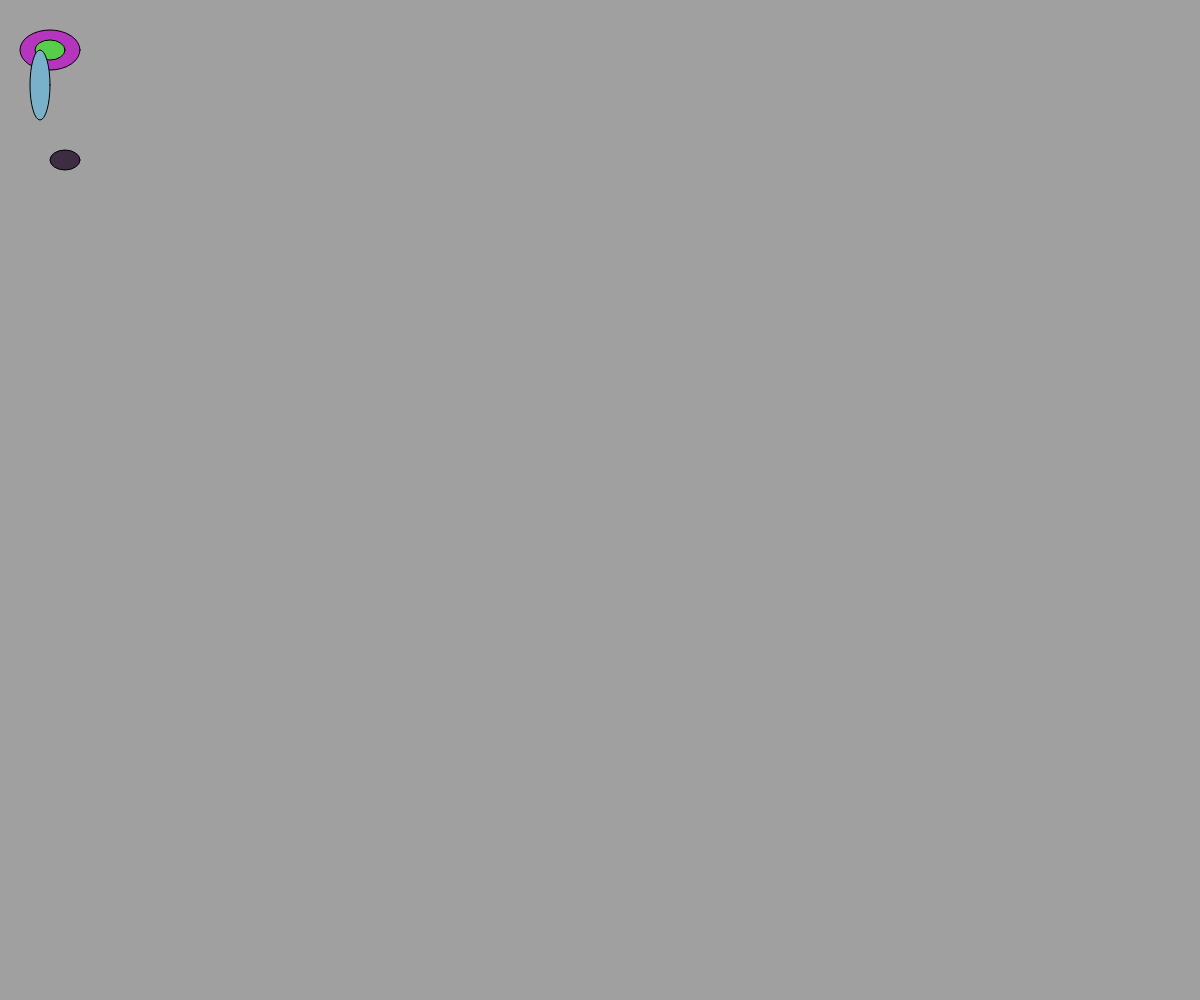
Frame 1 (no input)
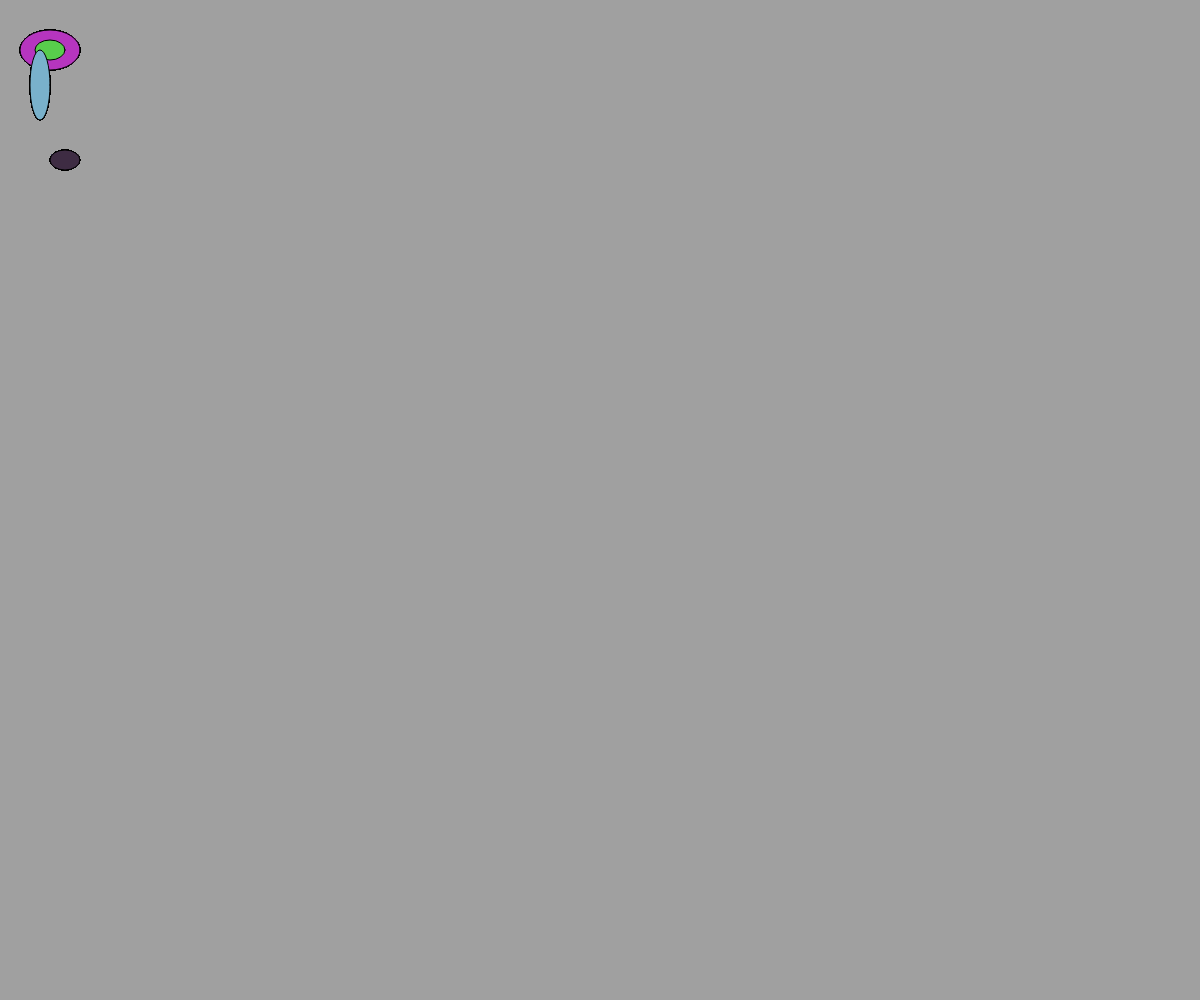
Frame 60 (no input)
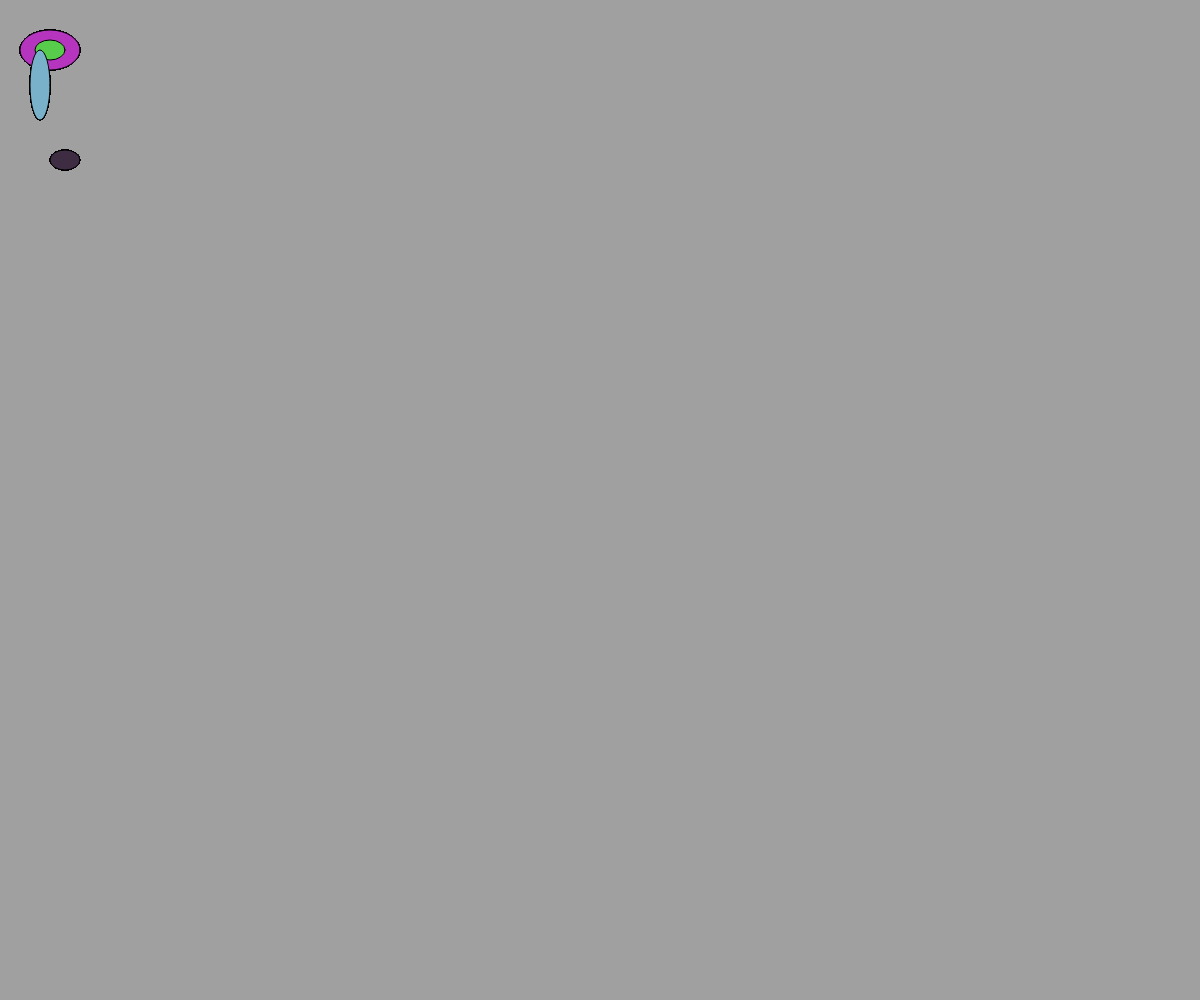
Frame 120 (the mouse pressed at the canvas centre since frame 60)

The p5.js sketch that drew these frames (run headless with seeded random() and noise() and a simulated clock; from frame 60 on, the mouse is pressed at the canvas centre):

// p5.js sketch
// ── sketch.js
// ellipseMode === Modo de elipse
// arc(x,y,w,h,start,stop,[modo],[detail]);

var color1, color2, color3, color4;

function setup() {
  createCanvas(window.innerWidth, window.innerHeight);
  frameRate(30);
  background(160);
  color1 = color(random(255),random(255),random(255));
  color2 = color(random(255),random(255),random(255));
  color3 = color(random(255),random(255),random(255));
  color4 = color(random(255),random(255),random(255));
};

function draw() {
  fill(color1);
  ellipseMode(RADIUS);
  ellipse(50,50,30,20);

  fill(color2);
  ellipseMode(CENTER);
  ellipse(50,50,30,20);

  fill(color3);
  ellipseMode(CORNER);
  ellipse(50,150,30,20);

  fill(color4);
  ellipseMode(CORNERS);
  ellipse(50,50,30,120);
};
